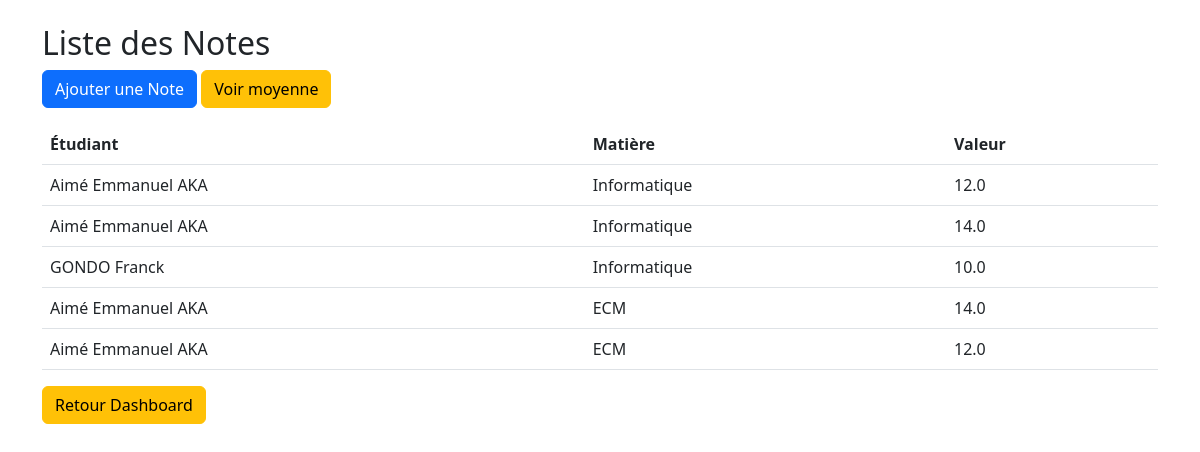
/notes/ (signed in), run on the app's committed database.
### app/models.py (models this page shows)
class Note(db.Model):
    id = db.Column(db.Integer, primary_key=True)
    student_id = db.Column(db.Integer, db.ForeignKey('student.id'), nullable=False)
    subject_id = db.Column(db.Integer, db.ForeignKey('subject.id'), nullable=False)
    value = db.Column(db.Float, nullable=False)

class Student(db.Model):
    id = db.Column(db.Integer, primary_key=True)
    name = db.Column(db.String(100), nullable=False)
    notes = db.relationship('Note', backref='student', lazy=True)

class Subject(db.Model):
    id = db.Column(db.Integer, primary_key=True)
    name = db.Column(db.String(100), nullable=False)
    notes = db.relationship('Note', backref='subject', lazy=True)

### app/routes/note.py (the view)
@bp.route("/")
@login_required
@admin_required
def list_notes():
    notes = Note.query.all()
    return render_template("notes/list.html", notes=notes)

### app/__init__.py (called while the page is built)
def create_app():
    app = Flask(__name__)
    app.config.from_object(Config)
    db.init_app(app)
    login_manager.init_app(app)
    from .models import User
    @login_manager.user_loader
    def load_user(user_id):
        return User.query.get(int(user_id))
    from .routes import auth, admin, student, subject,note
    app.register_blueprint(auth.bp)
    app.register_blueprint(admin.bp)
    app.register_blueprint(student.bp)
    app.register_blueprint(subject.bp)
    app.register_blueprint(note.bp)
    with app.app_context():
        db.create_all()
    return app

### app/utils.py (called while the page is built)
def admin_required(f):
    @wraps(f)
    def decorated_function(*args, **kwargs):
        if current_user.role != "admin":
            flash("Accès réservé à l’administrateur.")
            return redirect(url_for("note.student_averages"))
        return f(*args, **kwargs)
    return decorated_function

### app/templates/notes/list.html (shortened to what this page needs)
{% extends 'base.html' %}
{% block content %}
<h2>Liste des Notes</h2>
<a href="{{ url_for('note.add_note') }}" class="btn btn-primary mb-3">Ajouter une Note</a>
<a href="{{ url_for('note.student_averages') }}" class="btn btn-warning mb-3">Voir moyenne</a>
<table class="table">
    <thead><tr><th>Étudiant</th><th>Matière</th><th>Valeur</th></tr></thead>
    <tbody>
    {% for note in notes %}
        <tr>
            <td>{{ note.student.name }}</td>
            <td>{{ note.subject.name }}</td>
            <td>{{ note.value }}</td>
        </tr>
    {% endfor %}
    </tbody>
</table>
<a href="{{ url_for('admin.dashboard') }}" class="btn btn-warning">Retour Dashboard</a>
{% endblock %}

### app/templates/base.html (shortened to what this page needs)
<!doctype html>
<html lang="en">
<head>
    <link href="https://cdn.jsdelivr.net/npm/bootstrap@5.3.0/dist/css/bootstrap.min.css" rel="stylesheet">
</head>
<body>
    <div class="container mt-4">
        {% block content %}{% endblock %}
    </div>
</body>
</html>

### data on the page
Note: student.name "Aimé Emmanuel AKA", subject.name "Informatique", value "12.0"
Note: student.name "Aimé Emmanuel AKA", subject.name "Informatique", value "14.0"
Note: student.name "GONDO Franck", subject.name "Informatique", value "10.0"
Note: student.name "Aimé Emmanuel AKA", subject.name "ECM", value "14.0"
Note: student.name "Aimé Emmanuel AKA", subject.name "ECM", value "12.0"
